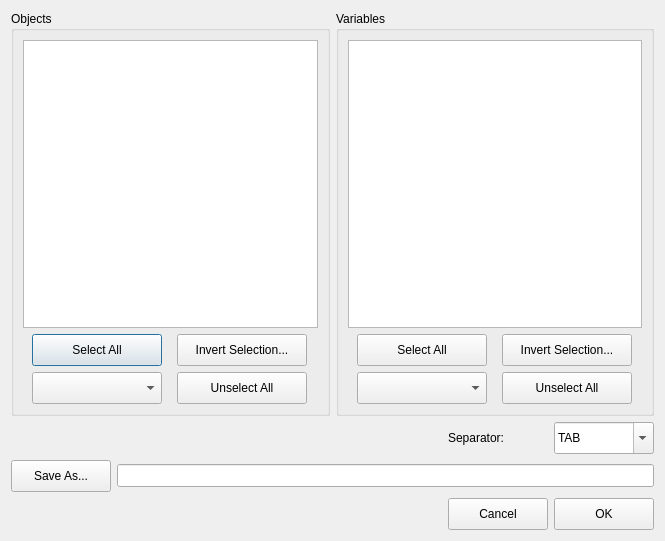
<?xml version="1.0" encoding="UTF-8"?>
<ui version="4.0">
 <class>ExportTableDialog</class>
 <widget class="QDialog" name="ExportTableDialog">
  <property name="geometry">
   <rect>
    <x>0</x>
    <y>0</y>
    <width>665</width>
    <height>541</height>
   </rect>
  </property>
  <property name="minimumSize">
   <size>
    <width>665</width>
    <height>400</height>
   </size>
  </property>
  <property name="windowTitle">
   <string>Export Table...</string>
  </property>
  <layout class="QGridLayout" name="gridLayout_7">
   <item row="0" column="0" colspan="4">
    <layout class="QGridLayout" name="gridLayout">
     <item row="0" column="0">
      <widget class="QGroupBox" name="groupBox_2">
       <property name="sizePolicy">
        <sizepolicy hsizetype="Preferred" vsizetype="Preferred">
         <horstretch>0</horstretch>
         <verstretch>0</verstretch>
        </sizepolicy>
       </property>
       <property name="minimumSize">
        <size>
         <width>280</width>
         <height>250</height>
        </size>
       </property>
       <property name="title">
        <string>Objects</string>
       </property>
       <layout class="QGridLayout" name="gridLayout_4">
        <item row="0" column="0">
         <widget class="QListView" name="listView_1">
          <property name="editTriggers">
           <set>QAbstractItemView::NoEditTriggers</set>
          </property>
          <property name="selectionMode">
           <enum>QAbstractItemView::MultiSelection</enum>
          </property>
         </widget>
        </item>
        <item row="1" column="0">
         <layout class="QGridLayout" name="gridLayout_3">
          <item row="0" column="0">
           <widget class="QPushButton" name="objselectAllButton">
            <property name="minimumSize">
             <size>
              <width>130</width>
              <height>32</height>
             </size>
            </property>
            <property name="maximumSize">
             <size>
              <width>130</width>
              <height>32</height>
             </size>
            </property>
            <property name="text">
             <string>Select All</string>
            </property>
           </widget>
          </item>
          <item row="0" column="1">
           <widget class="QPushButton" name="objinvertselectionButton">
            <property name="minimumSize">
             <size>
              <width>130</width>
              <height>32</height>
             </size>
            </property>
            <property name="maximumSize">
             <size>
              <width>130</width>
              <height>32</height>
             </size>
            </property>
            <property name="text">
             <string>Invert Selection...</string>
            </property>
           </widget>
          </item>
          <item row="1" column="0">
           <widget class="QComboBox" name="objSelectByLabel">
            <property name="minimumSize">
             <size>
              <width>130</width>
              <height>32</height>
             </size>
            </property>
            <property name="maximumSize">
             <size>
              <width>130</width>
              <height>32</height>
             </size>
            </property>
           </widget>
          </item>
          <item row="1" column="1">
           <widget class="QPushButton" name="objunselectAllButton">
            <property name="minimumSize">
             <size>
              <width>130</width>
              <height>32</height>
             </size>
            </property>
            <property name="maximumSize">
             <size>
              <width>130</width>
              <height>32</height>
             </size>
            </property>
            <property name="text">
             <string>Unselect All</string>
            </property>
           </widget>
          </item>
         </layout>
        </item>
       </layout>
      </widget>
     </item>
     <item row="0" column="1">
      <widget class="QGroupBox" name="groupBox_3">
       <property name="minimumSize">
        <size>
         <width>280</width>
         <height>250</height>
        </size>
       </property>
       <property name="title">
        <string>Variables</string>
       </property>
       <layout class="QGridLayout" name="gridLayout_6">
        <item row="0" column="0">
         <widget class="QListView" name="listView_2">
          <property name="editTriggers">
           <set>QAbstractItemView::NoEditTriggers</set>
          </property>
          <property name="selectionMode">
           <enum>QAbstractItemView::MultiSelection</enum>
          </property>
         </widget>
        </item>
        <item row="1" column="0">
         <layout class="QGridLayout" name="gridLayout_5">
          <item row="0" column="0">
           <widget class="QPushButton" name="varselectAllButton">
            <property name="minimumSize">
             <size>
              <width>130</width>
              <height>32</height>
             </size>
            </property>
            <property name="maximumSize">
             <size>
              <width>130</width>
              <height>32</height>
             </size>
            </property>
            <property name="text">
             <string>Select All</string>
            </property>
           </widget>
          </item>
          <item row="0" column="1">
           <widget class="QPushButton" name="varinvertselectionButton">
            <property name="minimumSize">
             <size>
              <width>130</width>
              <height>32</height>
             </size>
            </property>
            <property name="maximumSize">
             <size>
              <width>130</width>
              <height>32</height>
             </size>
            </property>
            <property name="text">
             <string>Invert Selection...</string>
            </property>
           </widget>
          </item>
          <item row="1" column="0">
           <widget class="QComboBox" name="varSelectByLabel">
            <property name="minimumSize">
             <size>
              <width>130</width>
              <height>32</height>
             </size>
            </property>
            <property name="maximumSize">
             <size>
              <width>130</width>
              <height>32</height>
             </size>
            </property>
           </widget>
          </item>
          <item row="1" column="1">
           <widget class="QPushButton" name="varunselectAllButton">
            <property name="minimumSize">
             <size>
              <width>130</width>
              <height>32</height>
             </size>
            </property>
            <property name="maximumSize">
             <size>
              <width>130</width>
              <height>32</height>
             </size>
            </property>
            <property name="text">
             <string>Unselect All</string>
            </property>
           </widget>
          </item>
         </layout>
        </item>
       </layout>
      </widget>
     </item>
    </layout>
   </item>
   <item row="1" column="0" colspan="2">
    <spacer name="horizontalSpacer_2">
     <property name="orientation">
      <enum>Qt::Horizontal</enum>
     </property>
     <property name="sizeHint" stdset="0">
      <size>
       <width>291</width>
       <height>20</height>
      </size>
     </property>
    </spacer>
   </item>
   <item row="1" column="2" colspan="2">
    <layout class="QGridLayout" name="gridLayout_2">
     <item row="0" column="0">
      <widget class="QLabel" name="label">
       <property name="sizePolicy">
        <sizepolicy hsizetype="Expanding" vsizetype="Fixed">
         <horstretch>0</horstretch>
         <verstretch>0</verstretch>
        </sizepolicy>
       </property>
       <property name="minimumSize">
        <size>
         <width>0</width>
         <height>23</height>
        </size>
       </property>
       <property name="maximumSize">
        <size>
         <width>159</width>
         <height>23</height>
        </size>
       </property>
       <property name="text">
        <string>Separator:</string>
       </property>
      </widget>
     </item>
     <item row="0" column="1">
      <widget class="QComboBox" name="separator">
       <property name="sizePolicy">
        <sizepolicy hsizetype="Expanding" vsizetype="Fixed">
         <horstretch>0</horstretch>
         <verstretch>0</verstretch>
        </sizepolicy>
       </property>
       <property name="minimumSize">
        <size>
         <width>0</width>
         <height>32</height>
        </size>
       </property>
       <property name="maximumSize">
        <size>
         <width>112</width>
         <height>32</height>
        </size>
       </property>
       <property name="editable">
        <bool>true</bool>
       </property>
       <item>
        <property name="text">
         <string>TAB</string>
        </property>
       </item>
       <item>
        <property name="text">
         <string>SPACE</string>
        </property>
       </item>
       <item>
        <property name="text">
         <string>,</string>
        </property>
       </item>
       <item>
        <property name="text">
         <string>;</string>
        </property>
       </item>
       <item>
        <property name="text">
         <string>&lt;CUSTOM&gt;</string>
        </property>
       </item>
      </widget>
     </item>
    </layout>
   </item>
   <item row="2" column="0">
    <widget class="QPushButton" name="saveButton">
     <property name="minimumSize">
      <size>
       <width>100</width>
       <height>32</height>
      </size>
     </property>
     <property name="maximumSize">
      <size>
       <width>100</width>
       <height>32</height>
      </size>
     </property>
     <property name="text">
      <string>Save As...</string>
     </property>
    </widget>
   </item>
   <item row="2" column="1" colspan="3">
    <widget class="QLineEdit" name="filetosave">
     <property name="sizePolicy">
      <sizepolicy hsizetype="Expanding" vsizetype="Fixed">
       <horstretch>0</horstretch>
       <verstretch>0</verstretch>
      </sizepolicy>
     </property>
     <property name="minimumSize">
      <size>
       <width>0</width>
       <height>23</height>
      </size>
     </property>
     <property name="maximumSize">
      <size>
       <width>16777215</width>
       <height>23</height>
      </size>
     </property>
    </widget>
   </item>
   <item row="3" column="0" colspan="2">
    <spacer name="horizontalSpacer">
     <property name="orientation">
      <enum>Qt::Horizontal</enum>
     </property>
     <property name="sizeHint" stdset="0">
      <size>
       <width>434</width>
       <height>20</height>
      </size>
     </property>
    </spacer>
   </item>
   <item row="3" column="2">
    <widget class="QPushButton" name="cancelButton">
     <property name="minimumSize">
      <size>
       <width>100</width>
       <height>32</height>
      </size>
     </property>
     <property name="maximumSize">
      <size>
       <width>100</width>
       <height>32</height>
      </size>
     </property>
     <property name="text">
      <string>Cancel</string>
     </property>
    </widget>
   </item>
   <item row="3" column="3">
    <widget class="QPushButton" name="okButton">
     <property name="minimumSize">
      <size>
       <width>100</width>
       <height>32</height>
      </size>
     </property>
     <property name="maximumSize">
      <size>
       <width>100</width>
       <height>32</height>
      </size>
     </property>
     <property name="text">
      <string>OK</string>
     </property>
    </widget>
   </item>
  </layout>
  <zorder>saveButton</zorder>
  <zorder>filetosave</zorder>
  <zorder>cancelButton</zorder>
  <zorder>okButton</zorder>
  <zorder>horizontalSpacer_2</zorder>
 </widget>
 <resources/>
 <connections/>
</ui>
